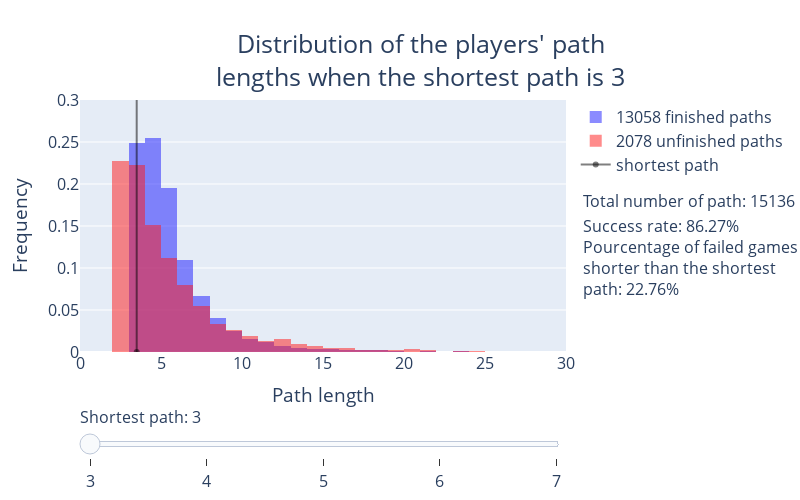

Notebook code cell kept with this figure:
### Code cell
fig = go.Figure(layout=go.Layout(width=800, height=500, font_size=16))
minSP=3
x_title = 0.7; y_title = 1.3
x_sr = 1.03; y_sr = 0.5
x_giveup = x_sr; y_giveup = 0.2
x_tot = x_sr; y_tot = 0.6

success_rates = []
early_stops = []
tot_nbr_paths = []
for step in range(minSP, 8):
    datafinished = all_games.loc[(all_games.shortest_path==step) & (all_games['finished?']==1)]
    counts_f = datafinished.groupby('length').size().sort_index(ascending=True)

    fig.add_trace(
        go.Histogram(
            visible=False,
            histnorm='probability',
            marker=dict(color='rgba(25, 25, 255, 0.5)'),
            name=f'{len(datafinished.length)} finished paths',
            xbins=dict(start=np.min(datafinished.length.values),
                       size=1,
                       end=np.max(datafinished.length.values)),
            x=datafinished.length.values,
            customdata=[f"{c} finished paths" for c in counts_f],
            hovertemplate='%{customdata} <extra></extra>',
        )
    )

    dataunfinished = all_games.loc[(all_games.shortest_path==step) & (all_games['finished?']==0)]
    counts_unf = dataunfinished.groupby('length').size().sort_index(ascending=True)

    early_stop = dataunfinished.loc[(dataunfinished.length<step)]
    early_stops.append(early_stop.shape[0]/dataunfinished.shape[0]*100)
    tot_nbr_paths.append(datafinished.shape[0]+dataunfinished.shape[0])
    success_rate = (datafinished.shape[0] / (datafinished.shape[0] + dataunfinished.shape[0])) * 100
    success_rates.append(success_rate)
    
    fig.add_trace(
        go.Histogram(
            visible=False,
            histnorm='probability',
            marker=dict(color='rgba(255, 25, 25, 0.5)'),
            name=f'{len(dataunfinished.length)} unfinished paths',
            xbins=dict(start=np.min(dataunfinished.length.values),
                       size=1,
                       end=np.max(dataunfinished.length.values)),
            x=dataunfinished.length.values,
            customdata=[f"{c} unfinished paths" for c in counts_unf],
            hovertemplate='%{customdata} <extra></extra>',
        )
    )
 
    fig.add_trace(
        go.Scatter(
            visible=False,
            marker=dict(color='rgba(0, 0, 0, 0.5)'),
            name="shortest path",
            x=[step+0.5, step+0.5],  # Replace `10` with the desired x-values for your line
            y=[0, 1],  # Use numeric offsets
            hoverinfo='skip',
        )
    )

# Make 1st trace visible
fig.data[0].visible = True
fig.data[1].visible = True
fig.data[2].visible = True

# Create and add slider
steps = []
for i in range(len(fig.data)//3):
    step = dict(
        method="update",
        args=[{"visible": [False] * (len(fig.data))},
            #   {"title": {'text': f"Distribution of the players' path<br>lengths when the shortest path is {i+minSP}", 'x': 0.5, 'xanchor': 'center'}},
              {"annotations": [dict(
                        align="left",
                        showarrow=False,
                        xref="paper",
                        yref="paper",
                        y=y_sr,
                        x=x_sr,
                        xanchor="left",
                        text=f"Success rate: {success_rates[i]:.2f}%"),

                        dict(
                        align="left",
                        showarrow=False,
                        xref="paper",
                        yref="paper",
                        y=y_giveup,
                        x=x_giveup,
                        xanchor="left",
                        text=f"Pourcentage of failed games<br>shorter than the shortest<br>path: {early_stops[i]:.2f}%"),
                        
                        dict(
                        align="left",
                        showarrow=False,
                        xref="paper",
                        yref="paper",
                        y=y_tot,
                        x=x_tot,
                        xanchor="left",
                        text=f"Total number of path: {tot_nbr_paths[i]:.0f}"),

                        dict(
                        align="center",
                        showarrow=False,
                        xref="paper",
                        yref="paper",
                        y=y_title,
                        x=x_title,
                        font=dict(size=25),
                        xanchor="center",
                        text=f"Distribution of the players' path<br>lengths when the shortest path is {i+minSP}"), ]},
               ],  # layout attribute
        label = f'{i+minSP}'
    )
    step["args"][0]["visible"][3*i] = True  # Toggle i'th trace to "visible"
    step["args"][0]["visible"][3*i+1] = True  # Toggle i'th trace to "visible"
    step["args"][0]["visible"][3*i+2] = True  # Toggle i'th trace to "visible"
    steps.append(step)

sliders = [dict(
    active=10,
    currentvalue={"prefix": "Shortest path: "},
    pad={"t": 50},
    steps=steps
)]

fig.update_layout(
    sliders=sliders,
    barmode='overlay',
    hovermode="x unified",
    annotations=[dict(
                        align="left",
                        showarrow=False,
                        xref="paper",
                        yref="paper",
                        y=y_sr,
                        x=x_sr,
                        xanchor="left",
                        text=f"Success rate: {success_rates[0]:.2f}%"),
                 dict(
                        align="left",
                        showarrow=False,
                        xref="paper",
                        yref="paper",
                        y=y_giveup,
                        x=x_giveup,
                        xanchor="left",
                        text=f"Pourcentage of failed games<br>shorter than the shortest<br>path: {early_stops[0]:.2f}%"),

                dict(
                        align="left",
                        showarrow=False,
                        xref="paper",
                        yref="paper",
                        y=y_tot,
                        x=x_tot,
                        xanchor="left",
                        text=f"Total number of path: {tot_nbr_paths[0]:.0f}"),
                 dict(
                        align="center",
                        showarrow=False,
                        xref="paper",
                        yref="paper",
                        y=y_title,
                        x=x_title,
                        font=dict(size=25),
                        xanchor="center",
                        text=f"Distribution of the players' path<br>lengths when the shortest path is {minSP}")],
)

fig.update_xaxes(
    range=[0, 30],
    title_text=f"Path length")

fig.update_yaxes(
    range=[0, 0.3],
    title_text=f"Frequency"
)

plotly_save_to_html(fig, 'distrib_path_lengths_wrt_shortest_path')

### Figure 1 — Plotly figure (JSON) as saved in the notebook; plotly's stock layout.template omitted (floating-point values rounded to 4 significant figures; data arrays with more than 128 entries replaced by an {"elided": "..."} marker saying what was removed)
{"data": [{"customdata": ["3245 finished paths", "3329 finished paths", "2552 finished paths", "1425 finished paths", "873 finished paths", "524 finished paths", "328 finished paths", "204 finished paths", "149 finished paths", "97 finished paths", "67 finished paths", "53 finished paths", "39 finished paths", "31 finished paths", "26 finished paths", "28 finished paths", "20 finished paths", "7 finished paths", "10 finished paths", "7 finished paths", "9 finished paths", "6 finished paths", "4 finished paths", "1 finished paths", "3 finished paths", "2 finished paths", "3 finished paths", "2 finished paths", "1 finished paths", "2 finished paths", "1 finished paths", "1 finished paths", "1 finished paths", "1 finished paths", "1 finished paths", "1 finished paths", "1 finished paths", "1 finished paths", "1 finished paths", "1 finished paths", "1 finished paths"], "histnorm": "probability", "hovertemplate": "%{customdata} <extra></extra>", "marker": {"color": "rgba(25, 25, 255, 0.5)"}, "name": "13058 finished paths", "type": "histogram", "visible": true, "x": {"elided": "13058 int values"}, "xbins": {"end": 435, "size": 1, "start": 3}}, {"customdata": ["473 unfinished paths", "462 unfinished paths", "314 unfinished paths", "232 unfinished paths", "165 unfinished paths", "113 unfinished paths", "70 unfinished paths", "55 unfinished paths", "39 unfinished paths", "26 unfinished paths", "33 unfinished paths", "21 unfinished paths", "14 unfinished paths", "11 unfinished paths", "9 unfinished paths", "6 unfinished paths", "4 unfinished paths", "5 unfinished paths", "7 unfinished paths", "4 unfinished paths", "1 unfinished paths", "3 unfinished paths", "2 unfinished paths", "1 unfinished paths", "1 unfinished paths", "2 unfinished paths", "1 unfinished paths", "1 unfinished paths", "1 unfinished paths", "1 unfinished paths", "1 unfinished paths"], "histnorm": "probability", "hovertemplate": "%{customdata} <extra></extra>", "marker": {"color": "rgba(255, 25, 25, 0.5)"}, "name": "2078 unfinished paths", "type": "histogram", "visible": true, "x": {"elided": "2078 int values"}, "xbins": {"end": 46, "size": 1, "start": 2}}, {"hoverinfo": "skip", "marker": {"color": "rgba(0, 0, 0, 0.5)"}, "name": "shortest path", "type": "scatter", "visible": true, "x": [3.5, 3.5], "y": [0, 1]}, {"customdata": ["5106 finished paths", "7307 finished paths", "5351 finished paths", "3831 finished paths", "2528 finished paths", "1650 finished paths", "1087 finished paths", "768 finished paths", "514 finished paths", "387 finished paths", "282 finished paths", "204 finished paths", "162 finished paths", "134 finished paths", "102 finished paths", "81 finished paths", "72 finished paths", "59 finished paths", "37 finished paths", "32 finished paths", "35 finished paths", "36 finished paths", "21 finished paths", "23 finished paths", "14 finished paths", "13 finished paths", "14 finished paths", "11 finished paths", "16 finished paths", "10 finished paths", "10 finished paths", "6 finished paths", "5 finished paths", "8 finished paths", "5 finished paths", "6 finished paths", "2 finished paths", "2 finished paths", "2 finished paths", "2 finished paths", "1 finished paths", "2 finished paths", "5 finished paths", "3 finished paths", "2 finished paths", "3 finished paths", "4 finished paths", "1 finished paths", "1 finished paths", "1 finished paths", "4 finished paths", "1 finished paths", "1 finished paths", "1 finished paths", "2 finished paths", "1 finished paths", "1 finished paths", "1 finished paths", "1 finished paths", "1 finished paths", "2 finished paths", "1 finished paths", "1 finished paths"], "histnorm": "probability", "hovertemplate": "%{customdata} <extra></extra>", "marker": {"color": "rgba(25, 25, 255, 0.5)"}, "name": "29976 finished paths", "type": "histogram", "visible": false, "x": {"elided": "29976 int values"}, "xbins": {"end": 119, "size": 1, "start": 4}}, {"customdata": ["1967 unfinished paths", "1995 unfinished paths", "1726 unfinished paths", "1507 unfinished paths", "1008 unfinished paths", "845 unfinished paths", "557 unfinished paths", "426 unfinished paths", "303 unfinished paths", "241 unfinished paths", "183 unfinished paths", "152 unfinished paths", "115 unfinished paths", "103 unfinished paths", "64 unfinished paths", "69 unfinished paths", "39 unfinished paths", "43 unfinished paths", "29 unfinished paths", "21 unfinished paths", "25 unfinished paths", "21 unfinished paths", "29 unfinished paths", "12 unfinished paths", "9 unfinished paths", "13 unfinished paths", "6 unfinished paths", "7 unfinished paths", "8 unfinished paths", "4 unfinished paths", "7 unfinished paths", "7 unfinished paths", "2 unfinished paths", "5 unfinished paths", "5 unfinished paths", "1 unfinished paths", "3 unfinished paths", "2 unfinished paths", "2 unfinished paths", "2 unfinished paths", "1 unfinished paths", "1 unfinished paths", "2 unfinished paths", "2 unfinished paths", "3 unfinished paths", "2 unfinished paths", "2 unfinished paths", "1 unfinished paths", "1 unfinished paths", "1 unfinished paths", "1 unfinished paths", "1 unfinished paths", "2 unfinished paths", "1 unfinished paths", "1 unfinished paths", "1 unfinished paths", "1 unfinished paths", "1 unfinished paths"], "histnorm": "probability", "hovertemplate": "%{customdata} <extra></extra>", "marker": {"color": "rgba(255, 25, 25, 0.5)"}, "name": "11588 unfinished paths", "type": "histogram", "visible": false, "x": {"elided": "11588 int values"}, "xbins": {"end": 121, "size": 1, "start": 2}}, {"hoverinfo": "skip", "marker": {"color": "rgba(0, 0, 0, 0.5)"}, "name": "shortest path", "type": "scatter", "visible": false, "x": [4.5, 4.5], "y": [0, 1]}, {"customdata": ["1035 finished paths", "1272 finished paths", "1068 finished paths", "821 finished paths", "610 finished paths", "389 finished paths", "306 finished paths", "223 finished paths", "152 finished paths", "113 finished paths", "100 finished paths", "74 finished paths", "64 finished paths", "48 finished paths", "45 finished paths", "39 finished paths", "29 finished paths", "27 finished paths", "17 finished paths", "13 finished paths", "19 finished paths", "14 finished paths", "9 finished paths", "7 finished paths", "5 finished paths", "7 finished paths", "3 finished paths", "6 finished paths", "9 finished paths", "4 finished paths", "4 finished paths", "4 finished paths", "3 finished paths", "3 finished paths", "4 finished paths", "2 finished paths", "1 finished paths", "3 finished paths", "2 finished paths", "1 finished paths", "2 finished paths", "2 finished paths", "1 finished paths", "2 finished paths", "1 finished paths", "1 finished paths", "1 finished paths", "1 finished paths", "2 finished paths", "1 finished paths", "1 finished paths", "2 finished paths", "1 finished paths", "1 finished paths", "1 finished paths", "1 finished paths", "1 finished paths"], "histnorm": "probability", "hovertemplate": "%{customdata} <extra></extra>", "marker": {"color": "rgba(25, 25, 255, 0.5)"}, "name": "6577 finished paths", "type": "histogram", "visible": false, "x": {"elided": "6577 int values"}, "xbins": {"end": 99, "size": 1, "start": 5}}, {"customdata": ["665 unfinished paths", "577 unfinished paths", "576 unfinished paths", "617 unfinished paths", "514 unfinished paths", "403 unfinished paths", "270 unfinished paths", "254 unfinished paths", "190 unfinished paths", "142 unfinished paths", "128 unfinished paths", "91 unfinished paths", "76 unfinished paths", "72 unfinished paths", "45 unfinished paths", "41 unfinished paths", "38 unfinished paths", "31 unfinished paths", "15 unfinished paths", "17 unfinished paths", "20 unfinished paths", "19 unfinished paths", "12 unfinished paths", "10 unfinished paths", "10 unfinished paths", "8 unfinished paths", "6 unfinished paths", "10 unfinished paths", "6 unfinished paths", "4 unfinished paths", "3 unfinished paths", "4 unfinished paths", "3 unfinished paths", "4 unfinished paths", "5 unfinished paths", "5 unfinished paths", "1 unfinished paths", "3 unfinished paths", "4 unfinished paths", "2 unfinished paths", "4 unfinished paths", "2 unfinished paths", "1 unfinished paths", "2 unfinished paths", "1 unfinished paths", "1 unfinished paths", "1 unfinished paths", "2 unfinished paths", "1 unfinished paths", "1 unfinished paths", "1 unfinished paths", "1 unfinished paths", "1 unfinished paths", "1 unfinished paths", "1 unfinished paths", "1 unfinished paths", "1 unfinished paths", "1 unfinished paths", "1 unfinished paths", "1 unfinished paths", "1 unfinished paths", "1 unfinished paths"], "histnorm": "probability", "hovertemplate": "%{customdata} <extra></extra>", "marker": {"color": "rgba(255, 25, 25, 0.5)"}, "name": "4929 unfinished paths", "type": "histogram", "visible": false, "x": {"elided": "4929 int values"}, "xbins": {"end": 235, "size": 1, "start": 2}}, {"hoverinfo": "skip", "marker": {"color": "rgba(0, 0, 0, 0.5)"}, "name": "shortest path", "type": "scatter", "visible": false, "x": [5.5, 5.5], "y": [0, 1]}, {"customdata": ["53 finished paths", "72 finished paths", "66 finished paths", "49 finished paths", "29 finished paths", "31 finished paths", "26 finished paths", "14 finished paths", "14 finished paths", "11 finished paths", "6 finished paths", "6 finished paths", "4 finished paths", "4 finished paths", "1 finished paths", "6 finished paths", "4 finished paths", "7 finished paths", "5 finished paths", "1 finished paths", "3 finished paths", "1 finished paths", "2 finished paths", "3 finished paths", "1 finished paths", "3 finished paths", "1 finished paths", "1 finished paths", "1 finished paths"], "histnorm": "probability", "hovertemplate": "%{customdata} <extra></extra>", "marker": {"color": "rgba(25, 25, 255, 0.5)"}, "name": "425 finished paths", "type": "histogram", "visible": false, "x": {"elided": "425 int values"}, "xbins": {"end": 53, "size": 1, "start": 6}}, {"customdata": ["87 unfinished paths", "100 unfinished paths", "87 unfinished paths", "83 unfinished paths", "75 unfinished paths", "62 unfinished paths", "48 unfinished paths", "47 unfinished paths", "45 unfinished paths", "34 unfinished paths", "21 unfinished paths", "26 unfinished paths", "20 unfinished paths", "21 unfinished paths", "10 unfinished paths", "7 unfinished paths", "8 unfinished paths", "8 unfinished paths", "3 unfinished paths", "6 unfinished paths", "5 unfinished paths", "4 unfinished paths", "3 unfinished paths", "5 unfinished paths", "1 unfinished paths", "4 unfinished paths", "3 unfinished paths", "1 unfinished paths", "2 unfinished paths", "4 unfinished paths", "5 unfinished paths", "1 unfinished paths", "2 unfinished paths", "1 unfinished paths", "1 unfinished paths", "1 unfinished paths", "1 unfinished paths", "1 unfinished paths", "2 unfinished paths", "1 unfinished paths", "1 unfinished paths"], "histnorm": "probability", "hovertemplate": "%{customdata} <extra></extra>", "marker": {"color": "rgba(255, 25, 25, 0.5)"}, "name": "847 unfinished paths", "type": "histogram", "visible": false, "x": {"elided": "847 int values"}, "xbins": {"end": 92, "size": 1, "start": 2}}, {"hoverinfo": "skip", "marker": {"color": "rgba(0, 0, 0, 0.5)"}, "name": "shortest path", "type": "scatter", "visible": false, "x": [6.5, 6.5], "y": [0, 1]}, {"customdata": ["4 finished paths", "5 finished paths", "6 finished paths", "1 finished paths", "1 finished paths", "4 finished paths", "1 finished paths", "2 finished paths", "1 finished paths", "1 finished paths", "1 finished paths", "1 finished paths", "1 finished paths"], "histnorm": "probability", "hovertemplate": "%{customdata} <extra></extra>", "marker": {"color": "rgba(25, 25, 255, 0.5)"}, "name": "29 finished paths", "type": "histogram", "visible": false, "x": [15, 9, 41, 17, 18, 7, 15, 7, 17, 12, 15, 19, 15, 8, 13, 8, 9, 31, 16, 9, 33, 8, 9, 8, 7, 8, 9, 9, 7], "xbins": {"end": 41, "size": 1, "start": 7}}, {"customdata": ["10 unfinished paths", "8 unfinished paths", "9 unfinished paths", "10 unfinished paths", "11 unfinished paths", "6 unfinished paths", "6 unfinished paths", "10 unfinished paths", "1 unfinished paths", "4 unfinished paths", "3 unfinished paths", "2 unfinished paths", "3 unfinished paths", "3 unfinished paths", "1 unfinished paths", "1 unfinished paths", "1 unfinished paths", "1 unfinished paths", "1 unfinished paths", "1 unfinished paths", "1 unfinished paths", "1 unfinished paths", "1 unfinished paths", "1 unfinished paths"], "histnorm": "probability", "hovertemplate": "%{customdata} <extra></extra>", "marker": {"color": "rgba(255, 25, 25, 0.5)"}, "name": "96 unfinished paths", "type": "histogram", "visible": false, "x": [13, 19, 11, 2, 15, 6, 10, 3, 5, 5, 11, 2, 2, 8, 6, 2, 8, 5, 9, 8, 6, 27, 9, 2, 3, 2, 6, 9, 3, 4, 11, 6, 5, 4, 3, 7, 14, 8, 6, 7, 5, 2, 16, 14, 5, 2, 7, 38, 24, 14, 9, 8, 6, 9, 7, 164, 35, 171, 12, 4, 5, 13, 11, 3, 2, 12, 9, 5, 4, 15, 5, 4, 8, 12, 3, 3, 15, 9, 9, 7, 20, 9, 6, 4, 6, 6, 5, 28, 4, 7, 4, 4, 2, 6, 3, 9], "xbins": {"end": 171, "size": 1, "start": 2}}, {"hoverinfo": "skip", "marker": {"color": "rgba(0, 0, 0, 0.5)"}, "name": "shortest path", "type": "scatter", "visible": false, "x": [7.5, 7.5], "y": [0, 1]}], "layout": {"annotations": [{"align": "left", "showarrow": false, "text": "Success rate: 86.27%", "x": 1.03, "xanchor": "left", "xref": "paper", "y": 0.5, "yref": "paper"}, {"align": "left", "showarrow": false, "text": "Pourcentage of failed games<br>shorter than the shortest<br>path: 22.76%", "x": 1.03, "xanchor": "left", "xref": "paper", "y": 0.2, "yref": "paper"}, {"align": "left", "showarrow": false, "text": "Total number of path: 15136", "x": 1.03, "xanchor": "left", "xref": "paper", "y": 0.6, "yref": "paper"}, {"align": "center", "font": {"size": 25}, "showarrow": false, "text": "Distribution of the players' path<br>lengths when the shortest path is 3", "x": 0.7, "xanchor": "center", "xref": "paper", "y": 1.3, "yref": "paper"}], "barmode": "overlay", "font": {"size": 16}, "height": 500, "hovermode": "x unified", "sliders": [{"active": 10, "currentvalue": {"prefix": "Shortest path: "}, "pad": {"t": 50}, "steps": [{"args": [{"visible": [true, true, true, false, false, false, false, false, false, false, false, false, false, false, false]}, {"annotations": [{"align": "left", "showarrow": false, "text": "Success rate: 86.27%", "x": 1.03, "xanchor": "left", "xref": "paper", "y": 0.5, "yref": "paper"}, {"align": "left", "showarrow": false, "text": "Pourcentage of failed games<br>shorter than the shortest<br>path: 22.76%", "x": 1.03, "xanchor": "left", "xref": "paper", "y": 0.2, "yref": "paper"}, {"align": "left", "showarrow": false, "text": "Total number of path: 15136", "x": 1.03, "xanchor": "left", "xref": "paper", "y": 0.6, "yref": "paper"}, {"align": "center", "font": {"size": 25}, "showarrow": false, "text": "Distribution of the players' path<br>lengths when the shortest path is 3", "x": 0.7, "xanchor": "center", "xref": "paper", "y": 1.3, "yref": "paper"}]}], "label": "3", "method": "update"}, {"args": [{"visible": [false, false, false, true, true, true, false, false, false, false, false, false, false, false, false]}, {"annotations": [{"align": "left", "showarrow": false, "text": "Success rate: 72.12%", "x": 1.03, "xanchor": "left", "xref": "paper", "y": 0.5, "yref": "paper"}, {"align": "left", "showarrow": false, "text": "Pourcentage of failed games<br>shorter than the shortest<br>path: 34.19%", "x": 1.03, "xanchor": "left", "xref": "paper", "y": 0.2, "yref": "paper"}, {"align": "left", "showarrow": false, "text": "Total number of path: 41564", "x": 1.03, "xanchor": "left", "xref": "paper", "y": 0.6, "yref": "paper"}, {"align": "center", "font": {"size": 25}, "showarrow": false, "text": "Distribution of the players' path<br>lengths when the shortest path is 4", "x": 0.7, "xanchor": "center", "xref": "paper", "y": 1.3, "yref": "paper"}]}], "label": "4", "method": "update"}, {"args": [{"visible": [false, false, false, false, false, false, true, true, true, false, false, false, false, false, false]}, {"annotations": [{"align": "left", "showarrow": false, "text": "Success rate: 57.16%", "x": 1.03, "xanchor": "left", "xref": "paper", "y": 0.5, "yref": "paper"}, {"align": "left", "showarrow": false, "text": "Pourcentage of failed games<br>shorter than the shortest<br>path: 36.88%", "x": 1.03, "xanchor": "left", "xref": "paper", "y": 0.2, "yref": "paper"}, {"align": "left", "showarrow": false, "text": "Total number of path: 11506", "x": 1.03, "xanchor": "left", "xref": "paper", "y": 0.6, "yref": "paper"}, {"align": "center", "font": {"size": 25}, "showarrow": false, "text": "Distribution of the players' path<br>lengths when the shortest path is 5", "x": 0.7, "xanchor": "center", "xref": "paper", "y": 1.3, "yref": "paper"}]}], "label": "5", "method": "update"}, {"args": [{"visible": [false, false, false, false, false, false, false, false, false, true, true, true, false, false, false]}, {"annotations": [{"align": "left", "showarrow": false, "text": "Success rate: 33.41%", "x": 1.03, "xanchor": "left", "xref": "paper", "y": 0.5, "yref": "paper"}, {"align": "left", "showarrow": false, "text": "Pourcentage of failed games<br>shorter than the shortest<br>path: 42.15%", "x": 1.03, "xanchor": "left", "xref": "paper", "y": 0.2, "yref": "paper"}, {"align": "left", "showarrow": false, "text": "Total number of path: 1272", "x": 1.03, "xanchor": "left", "xref": "paper", "y": 0.6, "yref": "paper"}, {"align": "center", "font": {"size": 25}, "showarrow": false, "text": "Distribution of the players' path<br>lengths when the shortest path is 6", "x": 0.7, "xanchor": "center", "xref": "paper", "y": 1.3, "yref": "paper"}]}], "label": "6", "method": "update"}, {"args": [{"visible": [false, false, false, false, false, false, false, false, false, false, false, false, true, true, true]}, {"annotations": [{"align": "left", "showarrow": false, "text": "Success rate: 23.20%", "x": 1.03, "xanchor": "left", "xref": "paper", "y": 0.5, "yref": "paper"}, {"align": "left", "showarrow": false, "text": "Pourcentage of failed games<br>shorter than the shortest<br>path: 50.00%", "x": 1.03, "xanchor": "left", "xref": "paper", "y": 0.2, "yref": "paper"}, {"align": "left", "showarrow": false, "text": "Total number of path: 125", "x": 1.03, "xanchor": "left", "xref": "paper", "y": 0.6, "yref": "paper"}, {"align": "center", "font": {"size": 25}, "showarrow": false, "text": "Distribution of the players' path<br>lengths when the shortest path is 7", "x": 0.7, "xanchor": "center", "xref": "paper", "y": 1.3, "yref": "paper"}]}], "label": "7", "method": "update"}]}], "width": 800, "xaxis": {"range": [0, 30], "title": {"text": "Path length"}}, "yaxis": {"range": [0, 0.3], "title": {"text": "Frequency"}}}}
